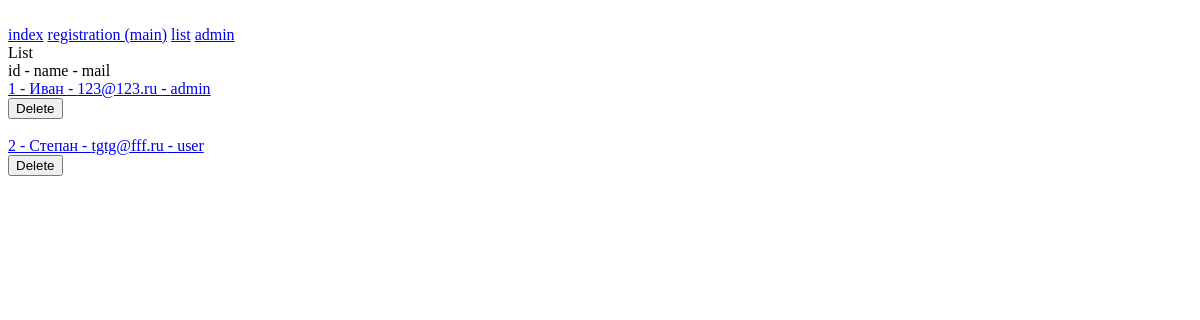
/main/list/, run on an earlier commit of the app's database.
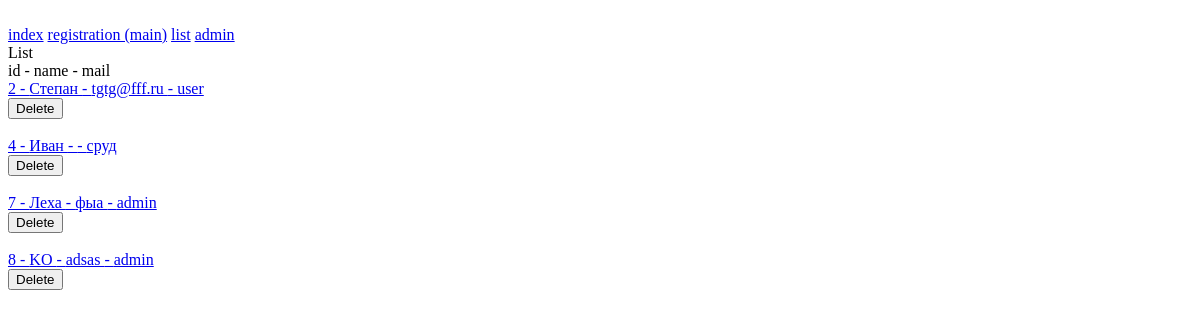
And on a later commit of the database.
### main/models.py (models this page shows)
class Employee(models.Model):
    id = models.AutoField(primary_key=True)
    name = models.CharField('Имя пользователя', max_length = 100)
    mail = models.CharField('Почта', max_length = 200)
    status = models.CharField('Статус', max_length = 100)
    def __str__(self):
        return (self.name)
    class Meta:
        verbose_name = 'Сотрудники'
        verbose_name_plural = 'Сотрудники'

### main/views.py (the view)
# urls.py: path('list/', views.list, name = 'list'),
def list(request):
    user_objects = Employee.objects.all()
    print(f'user_objects(list) - {user_objects}')
    return render(request, 'main/list.html', {'user_objects': user_objects})

### django_test_1/templates/main/list.html (shortened to what this page needs)
{%extends "layout.html"%}
{%block content%}
  List<br>
  id - name - mail <br>
  {% for user in user_objects %}
  <a href="{% url 'main:event' user.id %}">
    {{user.id}} - {{user.name}} - {{ user.mail}} - {{ user.status}}</a>
  <form action="{% url 'main:delete' user.id %}" method="POST">
  <button type="submit">Delete</button>
  </form><br>
  {%endfor%}
{%endblock%}

### django_test_1/templates/layout.html (shortened to what this page needs)
<!DOCTYPE html>
<html lang="en">
    <head>
    </head>
    <body>
        <br>
        <a href="/">index</a>
        <a href="/main/">registration (main)</a>
        <a href="/main/list">list</a>
        <a href="/admin">admin</a><br>
        {%block content%} {%endblock%}
    </body>
</html>

What changed in the data, as far as the page shows it:
removed Employee: id "1", name "Иван", mail "123@123.ru", status "admin"
added Employee: id "4", name "Иван", status "сруд"
added Employee: id "7", name "Леха", mail "фыа", status "admin"
added Employee: id "8", name "KO", mail "adsas", status "admin"
